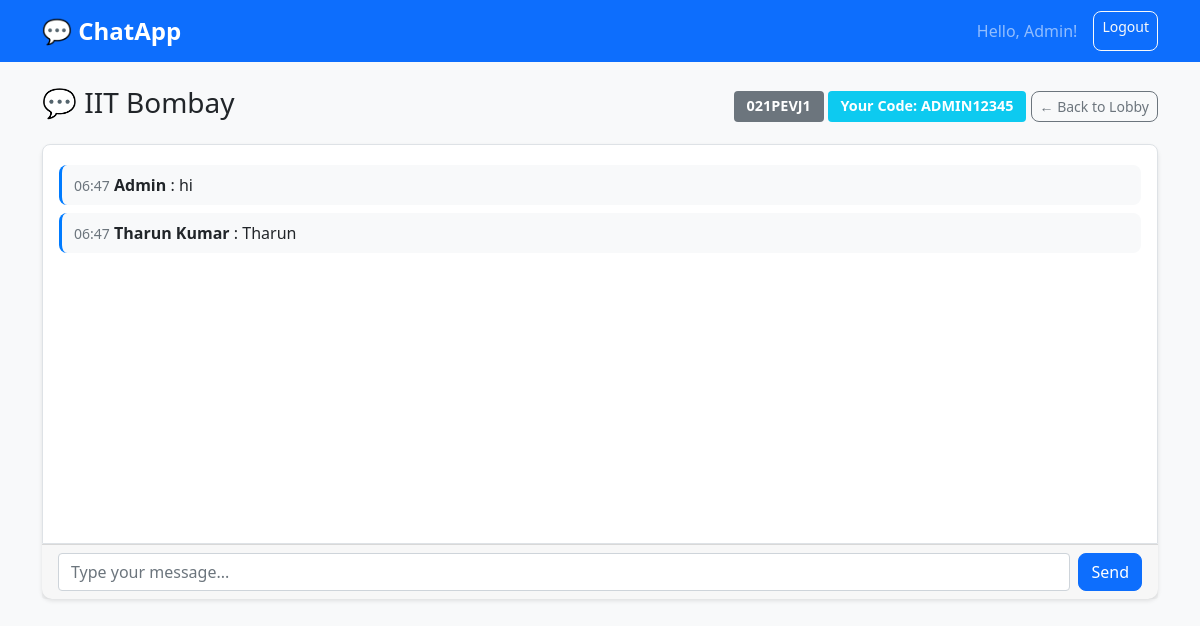
The page /chat/021PEVJ1 (signed in) on the database its author committed.
### models.py (models this page shows)
class User(UserMixin, db.Model):
    id = db.Column(db.Integer, primary_key=True)
    name = db.Column(db.String(100), nullable=False)
    email = db.Column(db.String(100), unique=True, nullable=False)
    password = db.Column(db.String(100), nullable=False)
    verification_code = db.Column(db.String(10), unique=True, nullable=False)  # New field
    created_at = db.Column(db.DateTime, default=datetime.utcnow)

class ChatRoom(db.Model):
    id = db.Column(db.Integer, primary_key=True)
    code = db.Column(db.String(8), unique=True, nullable=False)
    name = db.Column(db.String(100), nullable=False)
    category = db.Column(db.String(50), nullable=False)
    is_public = db.Column(db.Boolean, default=False)
    created_by = db.Column(db.Integer, db.ForeignKey('user.id'), nullable=False)
    created_at = db.Column(db.DateTime, default=datetime.utcnow)

class Message(db.Model):
    id = db.Column(db.Integer, primary_key=True)
    content = db.Column(db.Text, nullable=False)
    user_id = db.Column(db.Integer, db.ForeignKey('user.id'), nullable=False)
    room_code = db.Column(db.String(8), db.ForeignKey('chat_room.code'), nullable=False)
    timestamp = db.Column(db.DateTime, default=datetime.utcnow)
    user = db.relationship('User', backref='messages')
    room = db.relationship('ChatRoom', backref='messages')

### app.py (the view)
@app.route('/chat/<room_code>')
@login_required
def chat(room_code):
    room = ChatRoom.query.filter_by(code=room_code).first()
    if not room:
        flash('Room not found!')
        return redirect(url_for('lobby'))
    messages = Message.query.filter_by(room_code=room_code)\
                          .order_by(Message.timestamp.asc()).all()
    return render_template('chat.html', room=room, messages=messages)

### app.py (called while the page is built)
@login_manager.user_loader
def load_user(user_id):
    return User.query.get(int(user_id))

### templates/chat.html (shortened to what this page needs)
{% extends "base.html" %}
{% block content %}
<div class="row">
    <div class="col-12">
        <div class="d-flex justify-content-between align-items-center mb-3">
            <h3>💬 {{ room.name }}</h3>
            <div>
                <span class="badge bg-secondary">{{ room.code }}</span>
                <span class="badge bg-info">Your Code: {{ current_user.verification_code }}</span>
                <a href="{{ url_for('lobby') }}" class="btn btn-outline-secondary btn-sm">← Back to Lobby</a>
            </div>
        </div>
        <div class="card chat-container">
            <div class="card-body" id="messages" style="height: 400px; overflow-y: auto;">
                {% for message in messages %}
                <div class="message mb-2">
                    <small class="text-muted">{{ message.timestamp.strftime('%H:%M') }}</small>
                    <strong class="username" style="cursor:pointer;" title="Click to see verification code"
                            data-verification="{{ message.user.verification_code }}">{{ message.user.name }}</strong>
                    :
                    <span>{{ message.content }}</span>
                </div>
                {% endfor %}
            </div>
            <div class="card-footer">
                <form id="messageForm" class="d-flex">
                    <input type="text" id="messageInput" class="form-control me-2"
                           placeholder="Type your message..." maxlength="500" required>
                    <button type="submit" class="btn btn-primary">Send</button>
                </form>
            </div>
        </div>
    </div>
</div>
{% endblock %}

### templates/base.html (shortened to what this page needs)
<!DOCTYPE html>
<html lang="en">
<head>
    <link href="https://cdnjs.cloudflare.com/ajax/libs/bootstrap/5.1.3/css/bootstrap.min.css" rel="stylesheet">
    <link href="{{ url_for('static', filename='style.css') }}" rel="stylesheet">
</head>
<body>
    <nav class="navbar navbar-expand-lg navbar-dark bg-primary">
        <div class="container">
            <a class="navbar-brand" href="{{ url_for('index') }}">💬 ChatApp</a>
            {% if current_user.is_authenticated %}
            <div class="navbar-nav ms-auto">
                <span class="navbar-text me-3">Hello, {{ current_user.name }}!</span>
                <a class="btn btn-outline-light btn-sm" href="{{ url_for('logout') }}">Logout</a>
            </div>
            {% endif %}
        </div>
    </nav>
    <div class="container mt-4">
        {% block content %}{% endblock %}
    </div>
</body>
</html>

### static/style.css (style rules this page uses)
body { background-color: #f8f9fa; font-family: 'Segoe UI', Tahoma, Geneva, Verdana, sans-serif; }
.chat-container { background: white; border-radius: 10px; box-shadow: 0 4px 6px rgba(0, 0, 0, 0.1); }
.message { padding: 8px 12px; margin: 4px 0; border-radius: 8px; background-color: #f8f9fa; border-left: 3px solid #007bff; }
.card { border: none; box-shadow: 0 2px 4px rgba(0, 0, 0, 0.1); transition: transform 0.2s; }
.btn { border-radius: 8px; transition: all 0.2s; }
.navbar-brand { font-weight: bold; font-size: 1.5rem; }
#messages { background-color: #ffffff; border: 1px solid #dee2e6; border-radius: 8px 8px 0 0; }
.badge { font-size: 0.9rem; padding: 0.5rem 0.8rem; }

### rows shown on the page
User: name "Admin", verification_code "ADMIN12345"
ChatRoom: name "IIT Bombay", code "021PEVJ1"
Message: timestamp "06:47", user.name "Admin", content "hi"
Message: timestamp "06:47", user.name "Tharun Kumar", content "Tharun"
